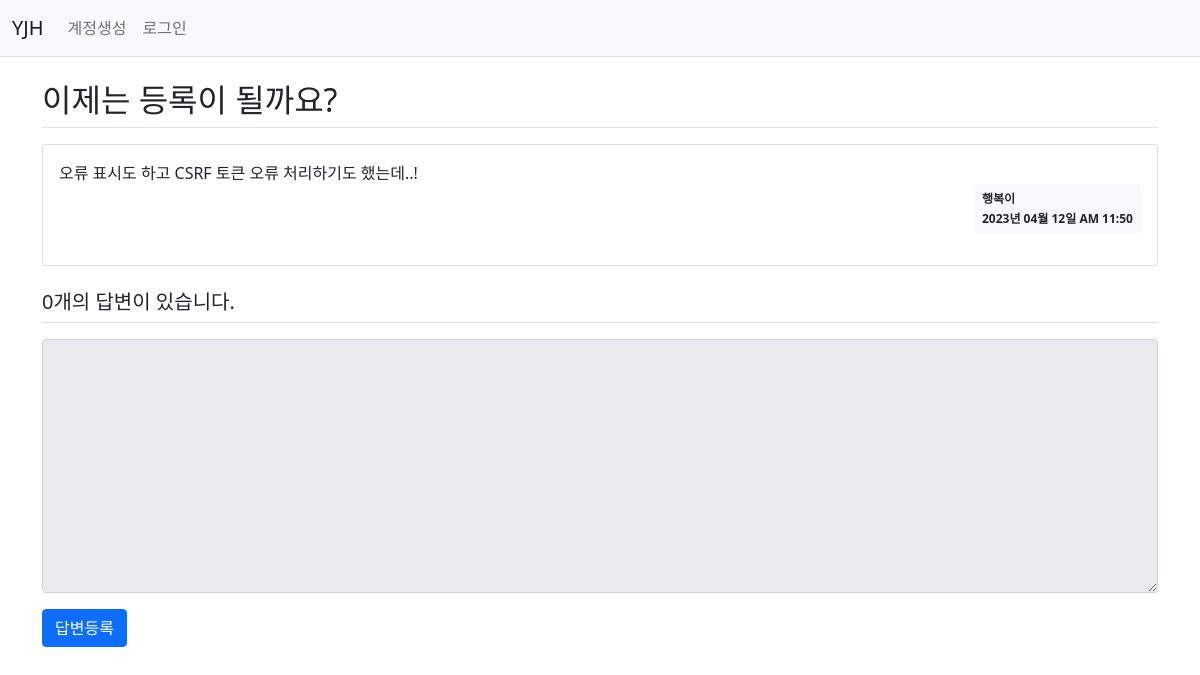
/question/detail/3/, run on the app's committed database.
### yjh/models.py (models this page shows)
class Question(db.Model):  #Question = table name
    id = db.Column(db.Integer, primary_key=True) # 컬럼 만들기
    subject = db.Column(db.String(200), nullable=False)
    content = db.Column(db.Text(), nullable=False)
    create_date = db.Column(db.DateTime(), nullable=False)
    user_id = db.Column(db.Integer, db.ForeignKey('user.id', ondelete='CASCADE'), nullable=False)
    user = db.relationship('User', backref=db.backref('question_set'))
    modify_date = db.Column(db.DateTime(), nullable=True)
    views = db.Column(db.Integer, nullable=False, default=0)

class User(db.Model):
    id = db.Column(db.Integer, primary_key=True)
    username = db.Column(db.String(150), unique=True, nullable=False) # unique 중복 x
    password = db.Column(db.String(200), nullable=False)
    email = db.Column(db.String(120), unique=True, nullable=False)

### yjh/views/question_views.py (the view)
@bp.route('/detail/<int:question_id>/')
def detail(question_id):
    form = AnswerForm()
    question = Question.query.get_or_404(question_id)
    if question.views is None:
        question.views = 1
    else:
        question.views += 1
    db.session.commit()
    return render_template('question/question_detail.html', question=question, form=form)

### yjh/forms.py
class AnswerForm(FlaskForm): # 답변 등록 폼 추가하기
    content = TextAreaField('내용', validators=[DataRequired('내용은 필수입력 항목입니다.')])

### yjh/filter.py (called while the page is built)
def format_datetime(value, fmt='%Y년 %m월 %d일 %p %I:%M'):
    return value.strftime(fmt)

### yjh/views/auth_views.py (called while the page is built)
@bp.before_app_request # 요청하기 전에 (가장)먼저 실행하기 _ 가장 먼저 실행되는 annotation..?
def load_logged_in_user():
    user_id = session.get('user_id')
    if user_id is None:
        g.user = None
    else:
        g.user = User.query.get(user_id)

### yjh/templates/question/question_detail.html (shortened to what this page needs)
<!DOCTYPE html>
<html lang="en">
<head>
</head>
<body>
{% extends 'base.html' %}
{% block content %}
<div class="container my-3">
    <h2 class="border-bottom py-2">{{ question.subject }}</h2>
    <div class="card my-3">
        <div class="card-body">
            <div class="card-text" style="white-space: pre-line;">{{ question.content }}</div>
            <div class="d-flex justify-content-end">
                <div class="badge bg-light text-dark p-2 text-start">
                    <div class="mb-2">{{ question.user.username }}</div>
                    <div>{{ question.create_date|datetime  }}</div>
                </div>
            </div>
        </div>
    </div>
    <h5 class="border-bottom my-3 py-2">{{ question.answer_set|length }}개의 답변이 있습니다.</h5>
    <form action="{{ url_for('answer.create', question_id=question.id) }}" method="post" class="my-3">
        <div class="mb-3">
            <textarea {% if not g.user %}disabled{% endif %}
                    name="content" id="content" class="form-control" rows="10"></textarea>
        </div>
        <input type="submit" value="답변등록" class="btn btn-primary">
    </form>
</div>
{% endblock %}

### data on the page
Question: subject "이제는 등록이 될까요?", content "오류 표시도 하고 CSRF 토큰 오류 처리하기도 했는데..!", create_date "2023년 04월 12일 AM 11:50"
User: user.username "행복이"

### other printed values
{{ question.answer_set|length }} "0"
